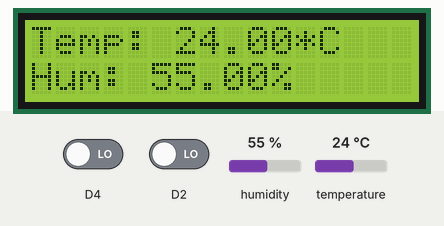
This sketch was run on a simulated ESP8266 (NodeMCU). Shown: 16×2 character LCD. The inputs (shaded band) are chosen by the test bench; at power-on: humidity 55 %, temperature 24 °C, D4 LOW, D2 LOW. WiFi joins after 1.5 s; servers stay silent unless stated; no MQTT or app messages arrive unless stated; what the sketch prints to the serial monitor is not drawn.

Above: at 2.7 s.
2.8 s: humidity set to 22 %
At 5.3 s:
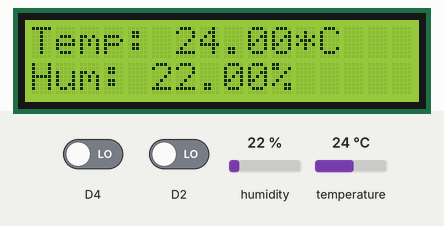
6.1 s: temperature set to 12 °C
At 9.0 s:
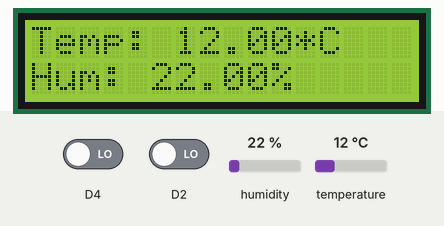
15.1 s: humidity set to 40 %
At 17.4 s:
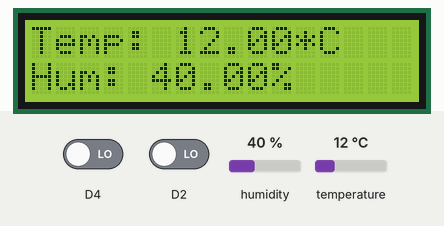
18.1 s: temperature set to 19 °C
At 21.0 s:
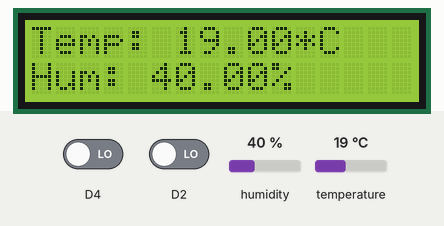
Timing chart, 0 to 22.1 s (numbered marks = the images above; inputs shaded):
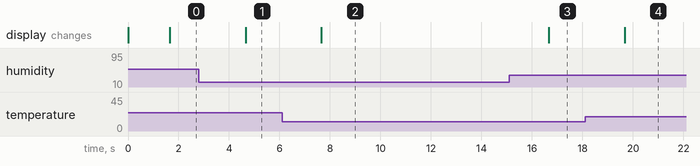

Measured:
- after the input at 2.8 s, the display: changes after 1.9 s (image 1)
- after the input at 6.1 s, the display: changes after 1.6 s (image 2)
- after the input at 15.1 s, the display: changes after 1.6 s (image 3)
- after the input at 18.1 s, the display: changes after 1.6 s (image 4)

The sketch:

Sensor.ino
```cpp
#include <ShiftLCD.h>
#include <ESP8266WiFi.h>
#include <PubSubClient.h>
#include "DHT.h"

#define DHTTYPE DHT11   // DHT 11
// Cập nhật thông tin
// Thông tin về wifi
#define ssid "lophocvui3.com"
#define password "88889999"
// Thông tin về MQTT Broker
#define mqtt_server "192.168.1.243" // Thay bằng địa chỉ IP
#define mqtt_topic_pub "test"   //Giữ nguyên nếu bạn tạo topic tên là demo
#define mqtt_topic_sub "test"
#define mqtt_user "HA"    //Giữ nguyên nếu bạn tạo user là lophocvui và pass là 123456
#define mqtt_pwd "123456"

const uint16_t mqtt_port = 1808; //Port của MQTT


WiFiClient espClient;
PubSubClient client(espClient);

const int DHTPin = D1;       //Đọc dữ liệu từ DHT11 ở chân D4 trên mạch esp8266

long lastMsg = 0;
char msg[50];
int value = 0;
// Timers auxiliar variables
long now = millis();
long lastMeasure = 0;

// Thiet Lap cam bien DHT.
DHT dht(DHTPin, DHTTYPE);
ShiftLCD lcd(13, 12, 14);
void setup() {
  Serial.begin(115200);
  setup_wifi();
  pinMode(D4,INPUT);
  pinMode(D2,INPUT);
  client.setServer(mqtt_server, mqtt_port);
  dht.begin();

}
// Hàm kết nối wifi
void setup_wifi() {
  delay(10);
  Serial.println();
  lcd.begin(16, 2);
  Serial.print("Connecting to ");
  Serial.println(ssid);
  WiFi.begin(ssid, password);
  while (WiFi.status() != WL_CONNECTED) {
    delay(500);
    Serial.print(".");
  }
  Serial.println("");
  Serial.println("WiFi connected");
  Serial.println("IP address: ");
  Serial.println(WiFi.localIP());
}
// Hàm reconnect thực hiện kết nối lại khi mất kết nối với MQTT Broker
void reconnect() {
  // Chờ tới khi kết nối
  while (!client.connected()) {
    Serial.print("Attempting MQTT connection...");
    // Thực hiện kết nối với mqtt user và pass
    if (client.connect("ESP8266Client",mqtt_user, mqtt_pwd)) {
      Serial.println("connected");
      // Khi kết nối sẽ publish thông báo
      client.publish(mqtt_topic_pub, "ESP_reconnected");
      // ... và nhận lại thông tin này
      client.subscribe(mqtt_topic_sub);
    } else {
      Serial.print("failed, rc=");
      Serial.print(client.state());
      Serial.println(" try again in 5 seconds");
      // Đợi 5s
      delay(5000);
    }
  }
}
void PIR()
{
  if(digitalRead(D4))
  {
    client.publish("sensor/pir", "Motioned");
    Serial.print("\nMotioned");
  }
  else
  {
    client.publish("sensor/pir", "No");
    Serial.print("No");
  }
}
void LDR()
{
  if(digitalRead(D2))
  {
    client.publish("sensor/ldr", "Light");
    Serial.print("\tLight");
  }
  else
  {
    client.publish("sensor/ldr", "Dark");
    Serial.print("\tDark");
  }
}
void loop() {

  if (!client.connected()) {
    reconnect();
  }
  if(!client.loop())
    client.connect("ESP8266Client");

  now = millis();
  // Publishes new temperature and humidity every 30 seconds
  if (now - lastMeasure > 1000) {
    lastMeasure = now;
    PIR();
    LDR();
    float h = dht.readHumidity();
    float t = dht.readTemperature();

    if (isnan(h) || isnan(t)) {
      Serial.println("\nFailed to read from DHT sensor!");
      return;
    }
    static char temperatureTemp[7];
    dtostrf(t, 6, 2, temperatureTemp);

    static char humidityTemp[7];
    dtostrf(h, 6, 2, humidityTemp);

    lcd.setCursor(0, 0);
    lcd.printf("Temp:%s*C",temperatureTemp);
    lcd.setCursor(0, 1);
    lcd.printf("Hum:%s",humidityTemp);
    lcd.print("%");

    client.publish("sensor/temperature", temperatureTemp);
    client.publish("sensor/humidity", humidityTemp);

    Serial.print("\nHumidity: ");
    Serial.print(h);
    Serial.print(" %\t Temperature: ");
    Serial.print(t);
    Serial.print(" *C ");
    Serial.print("\n ");
  }
}
```
